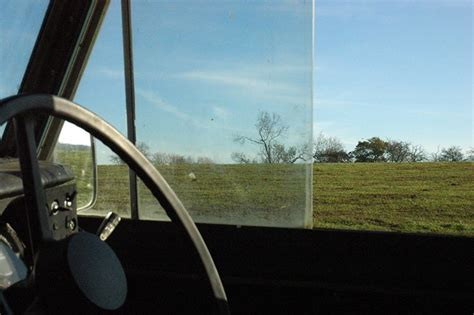
#> input picture Chapter8/DSC_72.JPG, 474 x 315 px; its folder holds 2 pictures in this run
$ python Paste.py
#> lines starting #> are read from the running program, lines starting #| are printed output that depends on the picture
#> in __main, img is the input picture: shape (315, 474, 3); mean B, G, R 107.1, 107.8, 91
### Chapter8/Cutout.py
import cv2
import Encode as resize

def __main():
    img = cv2.imread('DSC_71.JPG')
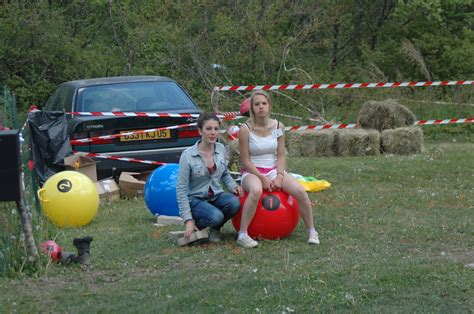
#> input picture Chapter8/DSC_71.JPG, 474 x 314 px
#> img is the input picture: shape (314, 474, 3); mean B, G, R 78.7, 94.9, 86.7
    img = resize.getResize(img)
    y = 600
    x = 700
    h = 800
    w = 1000
    dst = img[y:h, x:w]

    cv2.imshow('Original', img)
    cv2.imshow('Final result', dst)
    cv2.waitKey(0)
    cv2.destroyAllWindows()

    return dst

# [3 lines that do not run on import are left out]

### Chapter8/Encode.py
import cv2
import sys
# [33 lines left out: function __main, not called in this run]

def getResize(src):

    basePixSize = 1280

    height = src.shape[0]
#> height = 314
    width = src.shape[1]
#> width = 474

    largeSize = max(height, width)
#> largeSize = 474

    resizeRate = basePixSize / largeSize
#> resizeRate = 2.7

    dst = cv2.resize(src, (int(width * resizeRate), int(height * resizeRate)))

    return dst

# [3 lines that do not run on import are left out]

### Chapter8/Paste.py
import cv2
import Cutout as cut

def __main():
    img = cv2.imread('DSC_72.JPG')
    overLay = cut.__main()
#> in __main, `dst = img[y:h, x:w]`:
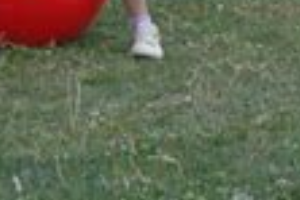
#> dst: shape (200, 300, 3); mean B, G, R 82.2, 104.1, 98.6
    org = img.copy()

    height, width, _ = overLay.shape
#> height = 200; width = 300

    x = 50
    y = 30
    img[y: y + height, x: x + width ] = overLay
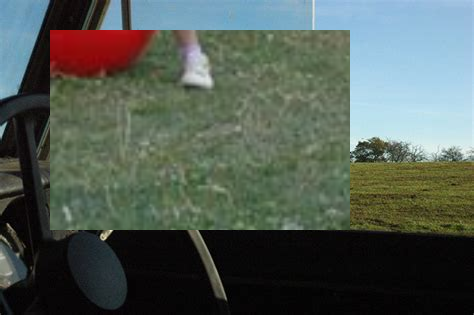
#> img: shape (315, 474, 3); mean B, G, R 84.1, 91.6, 81.5
    cv2.imshow('Final result', img)
    cv2.imshow('Original', org)

    cv2.waitKey(0)
    cv2.destroyAllWindows()

if __name__ == "__main__":
    print(cv2.__version__)
    __main()
